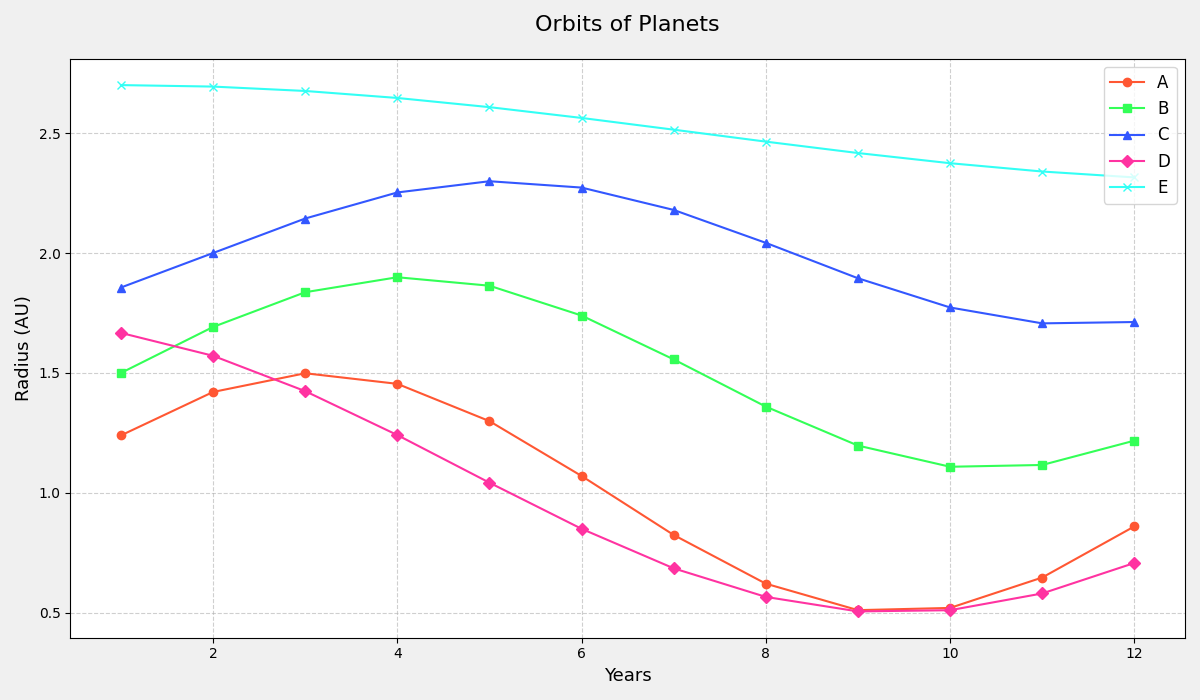

The Python source for this figure:
import numpy as np
import matplotlib.pyplot as plt

years = np.linspace(1, 12, 12)
orbital_radius_a = np.sin(years / 2) * 0.5 + 1
orbital_radius_b = np.sin((years - 1) / 2) * 0.4 + 1.5
orbital_radius_c = np.sin((years - 2) / 2) * 0.3 + 2
orbital_radius_d = np.cos(years / 3) * 0.6 + 1.1
orbital_radius_e = np.cos((years - 1) / 4) * 0.2 + 2.5

fig, ax = plt.subplots(figsize=(12, 7))

ax.plot(years, orbital_radius_a, linestyle='-', marker='o', color='#FF5733', label='A')
ax.plot(years, orbital_radius_b, linestyle='-', marker='s', color='#33FF57', label='B')
ax.plot(years, orbital_radius_c, linestyle='-', marker='^', color='#3357FF', label='C')
ax.plot(years, orbital_radius_d, linestyle='-', marker='D', color='#FF33A1', label='D')
ax.plot(years, orbital_radius_e, linestyle='-', marker='x', color='#33FFF5', label='E')

ax.set_title("Orbits of Planets", fontsize=16, pad=20)
ax.set_xlabel("Years", fontsize=13)
ax.set_ylabel("Radius (AU)", fontsize=13)

ax.legend(loc='upper right', fontsize=12)
ax.grid(True, linestyle='--', alpha=0.6)

fig.patch.set_facecolor('#f0f0f0')

plt.tight_layout()
plt.show()
